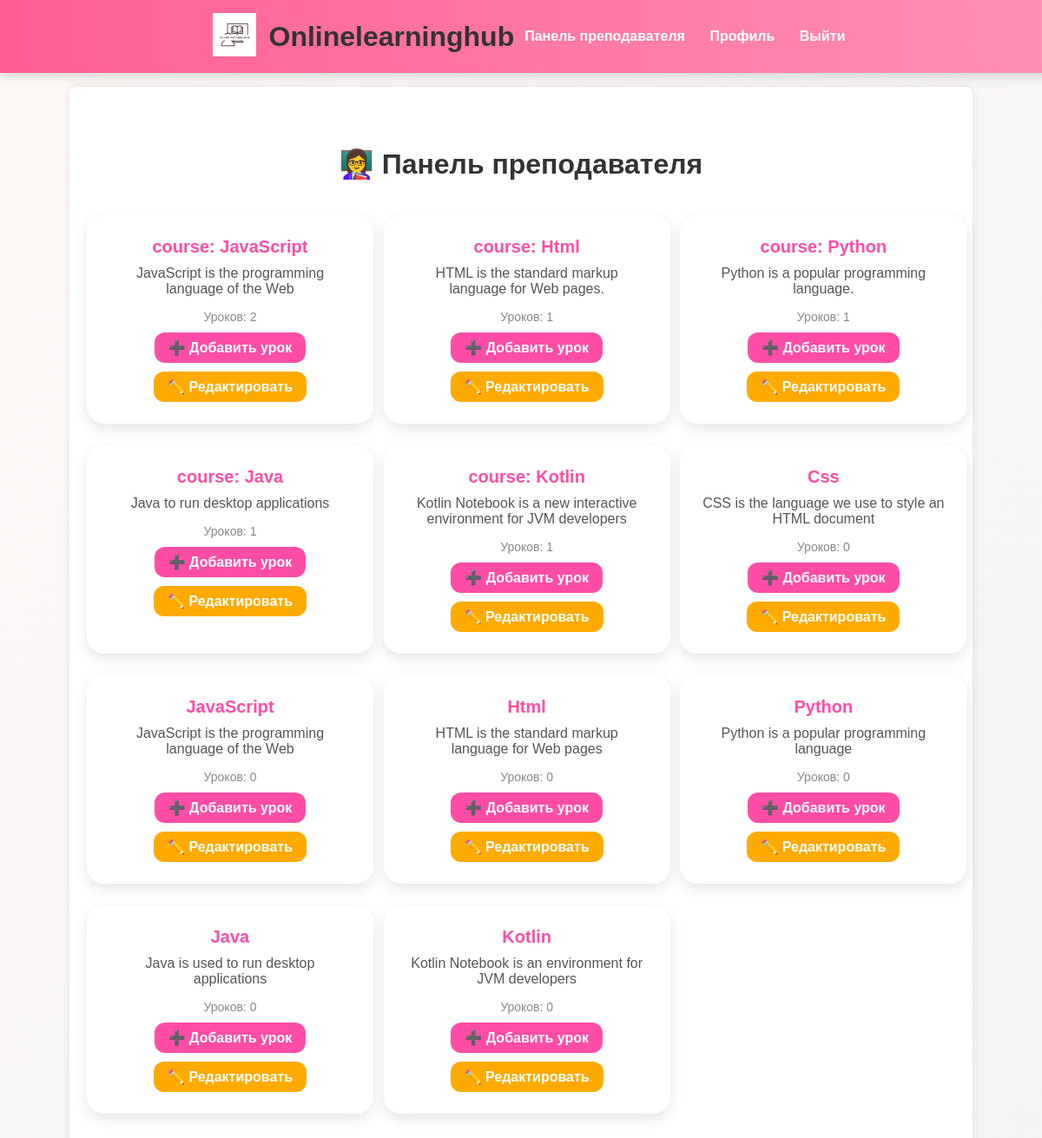
The app's page /dashboard/teacher/ (signed in) with its own data.
### myapp/models.py (models this page shows, shortened)
class Course(models.Model):
    title = models.CharField(max_length=100)
    slug = models.SlugField(unique=True, blank=True)
    description = models.TextField()
    teacher = models.ForeignKey(User, on_delete=models.CASCADE, limit_choices_to={'role': 'teacher'})
    created_at = models.DateTimeField(auto_now_add=True)
    video_url = models.CharField(max_length=255, blank=True, null=True)

### myapp/views.py (the view)
# urls.py: path('dashboard/teacher/', views.teacher_dashboard, name='teacher_dashboard'),
@user_passes_test(is_teacher)
def teacher_dashboard(request):
    courses = Course.objects.filter(teacher=request.user)
    return render(request, 'myapp/teacher_dashboard.html', {'courses': courses})

### myapp/views.py (called while the page is built)
def is_teacher(user):
    return user.is_authenticated and user.role == 'teacher'

### myapp/templates/myapp/teacher_dashboard.html (shortened to what this page needs)
{% extends 'myapp/base.html' %}
{% load static %}
{% block content %}
<div class="dashboard-container">
    <div class="dashboard-header">
        <h2>👩‍🏫 Панель преподавателя</h2>
    </div>
    <div class="course-grid">
        {% for course in courses %}
            <div class="course-card">
                <div class="course-title">{{ course.title }}</div>
                <div class="course-description">{{ course.description|truncatewords:20 }}</div>
                <div class="lesson-count">Уроков: {{ course.lesson_set.count }}</div>
                <a href="{% url 'add_lesson' course.id %}" class="add-lesson-btn">➕ Добавить урок</a>
                <br>
                <a href="{% url 'edit_course' course.id %}" class="add-lesson-btn" style="background-color: #ffaa00;">✏️ Редактировать</a>
            </div>
        {% empty %}
            <p>У вас пока нет курсов.</p>
        {% endfor %}
    </div>
</div>
{% endblock %}

### myapp/static/myapp/style.css (style rules this page uses)
body { font-family: Arial, sans-serif; background: linear-gradient(135deg, #fef9f7, #f3f3f3); background-size: cover; margin: 0; padding: 0; }
h1, h2, h3 { color: #333; margin-top: 0; }
.course-card { width: 280px; text-align: center; background: white; padding: 20px; border-radius: 12px; box-shadow: 0 2px 10px rgba(0,0,0,0.1); transition: transform 0.2s; animation: fadeInUp 0.5s ease-in-out; }
a { color: inherit; text-decoration: none; }
.course-card { opacity: 0; transform: translateY(30px); animation: fadeInUp 0.6s ease forwards; }
.course-card:nth-child(2) { animation-delay: 0.1s; }
.course-card:nth-child(3) { animation-delay: 0.2s; }
.course-card:nth-child(4) { animation-delay: 0.3s; }
.course-card:nth-child(5) { animation-delay: 0.4s; }
.course-card:nth-child(6) { animation-delay: 0.5s; }

### myapp/templates/myapp/base.html (style rules this page uses)
body { margin: 0; padding-top: 80px; }

### myapp/templates/myapp/teacher_dashboard.html (style rules this page uses)
.dashboard-container { max-width: 1100px; margin: 50px auto; }
.dashboard-header { text-align: center; margin-bottom: 40px; }
.dashboard-header h2 { font-size: 32px; color: #333; }
.course-grid { display: grid; grid-template-columns: repeat(auto-fill, minmax(280px, 1fr)); gap: 25px; }
.course-card { background-color: #fff; border-radius: 20px; padding: 25px; box-shadow: 0 6px 16px rgba(0, 0, 0, 0.1); transition: transform 0.2s ease; position: relative; }
.course-title { font-size: 20px; font-weight: bold; margin-bottom: 10px; color: #ff4da6; }
.course-description { color: #555; margin-bottom: 15px; }
.lesson-count { font-size: 14px; color: #888; }
.add-lesson-btn { display: inline-block; padding: 8px 16px; background-color: #ff4da6; color: white; border-radius: 12px; text-decoration: none; font-weight: bold; margin-top: 10px; }

### records on screen
Course: title "course: JavaScript", description "JavaScript is the programming language of the Web", lesson_set.count "2"
Course: title "course: Html", description "HTML is the standard markup language for Web pages.", lesson_set.count "1"
Course: title "course: Python", description "Python is a popular programming language.", lesson_set.count "1"
Course: title "course: Java", description "Java to run desktop applications", lesson_set.count "1"
Course: title "course: Kotlin", description "Kotlin Notebook is a new interactive environment for JVM developers", lesson_set.count "1"
Course: title "Css", description "CSS is the language we use to style an HTML document", lesson_set.count "0"
Course: title "JavaScript", description "JavaScript is the programming language of the Web", lesson_set.count "0"
Course: title "Html", description "HTML is the standard markup language for Web pages", lesson_set.count "0"
Course: title "Python", description "Python is a popular programming language", lesson_set.count "0"
Course: title "Java", description "Java is used to run desktop applications", lesson_set.count "0"
Course: title "Kotlin", description "Kotlin Notebook is an environment for JVM developers", lesson_set.count "0"
